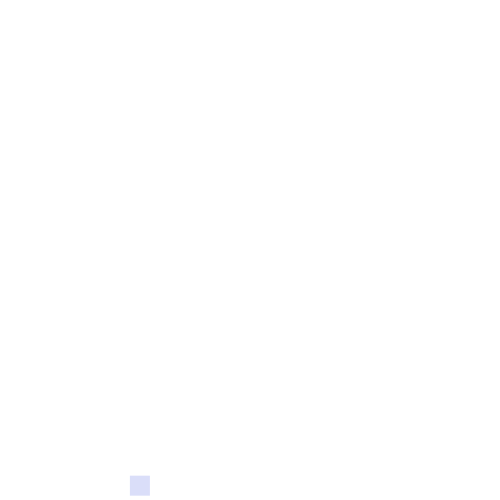
Frame 1 (no input)
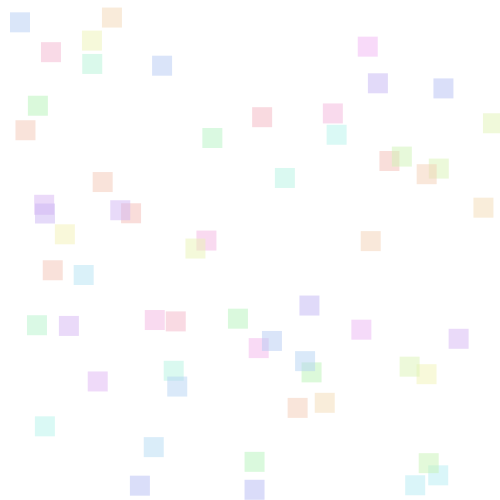
Frame 60 (the mouse pressed at the canvas centre just before this capture)
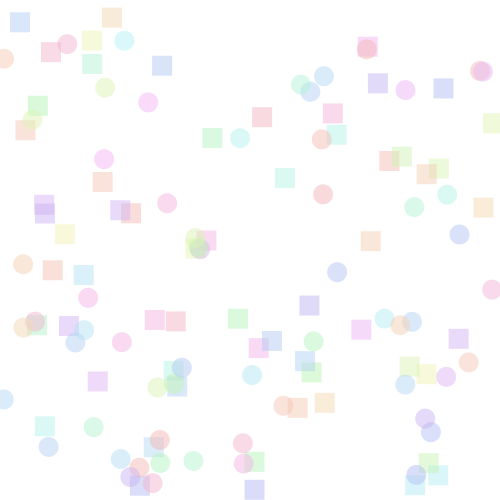
Frame 120 (the mouse held since frame 60 and released just before this capture)

The Processing sketch that drew these frames (run headless with seeded random() and noise(); from frame 60 on, the mouse is pressed at the canvas centre):

// Processing sketch: boolean_pastels
// ── boolean_pastels.pde
boolean heraldo=true;

void setup() {
  size(500, 500);
  frameRate(15);
  background(255);
  colorMode(HSB, 360, 100, 100, 100);
  noStroke();
}

void draw() {
  if (heraldo) {
    fill(random(360), 25, 95, 50);
    rect(random(width), random(height), 20, 20);
  } else {
    fill(random(360), 25, 95, 50);
    ellipse(random(width), random(height), 20, 20);
  }
}

void mousePressed() {
  heraldo=!heraldo;
}
